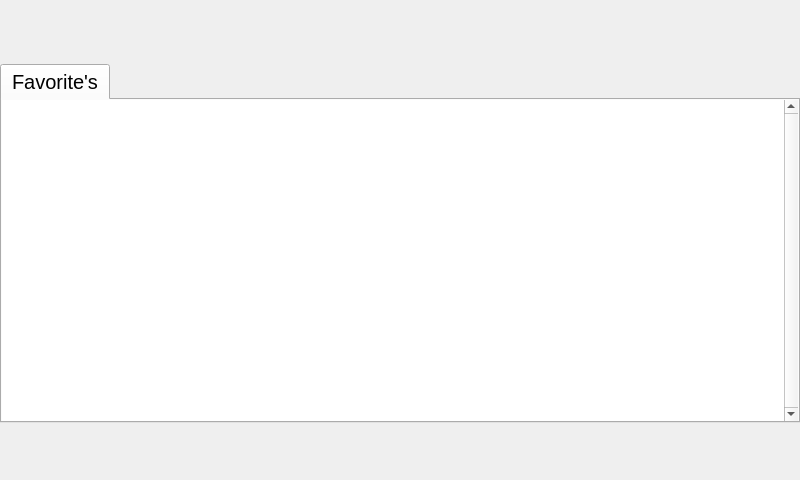
<?xml version="1.0" encoding="UTF-8"?>
<ui version="4.0">
 <class>FavoriteWindow</class>
 <widget class="QWidget" name="FavoriteWindow">
  <property name="windowModality">
   <enum>Qt::NonModal</enum>
  </property>
  <property name="geometry">
   <rect>
    <x>0</x>
    <y>0</y>
    <width>800</width>
    <height>480</height>
   </rect>
  </property>
  <property name="sizePolicy">
   <sizepolicy hsizetype="Maximum" vsizetype="Maximum">
    <horstretch>0</horstretch>
    <verstretch>0</verstretch>
   </sizepolicy>
  </property>
  <property name="maximumSize">
   <size>
    <width>855</width>
    <height>661</height>
   </size>
  </property>
  <property name="font">
   <font>
    <pointsize>15</pointsize>
   </font>
  </property>
  <property name="contextMenuPolicy">
   <enum>Qt::PreventContextMenu</enum>
  </property>
  <property name="windowTitle">
   <string>Smart Shop</string>
  </property>
  <property name="dockNestingEnabled" stdset="0">
   <bool>false</bool>
  </property>
  <property name="unifiedTitleAndToolBarOnMac" stdset="0">
   <bool>false</bool>
  </property>
  <layout class="QGridLayout" name="gridLayout" columnstretch="1,1,1">
   <property name="leftMargin">
    <number>0</number>
   </property>
   <property name="topMargin">
    <number>0</number>
   </property>
   <property name="rightMargin">
    <number>0</number>
   </property>
   <property name="bottomMargin">
    <number>0</number>
   </property>
   <property name="spacing">
    <number>0</number>
   </property>
   <item row="2" column="0" colspan="3">
    <layout class="QGridLayout" name="gridLayout_5" columnstretch="1,1,1">
     <property name="leftMargin">
      <number>0</number>
     </property>
     <property name="rightMargin">
      <number>0</number>
     </property>
     <property name="bottomMargin">
      <number>0</number>
     </property>
     <item row="0" column="0">
      <layout class="QHBoxLayout" name="horizontalLayout_2">
       <property name="leftMargin">
        <number>5</number>
       </property>
       <property name="rightMargin">
        <number>5</number>
       </property>
       <item>
        <widget class="TouchButton" name="backBtn">
         <property name="sizePolicy">
          <sizepolicy hsizetype="Fixed" vsizetype="Fixed">
           <horstretch>0</horstretch>
           <verstretch>0</verstretch>
          </sizepolicy>
         </property>
         <property name="minimumSize">
          <size>
           <width>64</width>
           <height>64</height>
          </size>
         </property>
         <property name="maximumSize">
          <size>
           <width>64</width>
           <height>64</height>
          </size>
         </property>
         <property name="styleSheet">
          <string notr="true">background-color: transparent;
border: 0;</string>
         </property>
         <property name="text">
          <string/>
         </property>
         <property name="icon">
          <iconset resource="../Resource_BY.qrc">
           <normaloff>:/Icons/Icons/BlueBackIcon_Finished.png</normaloff>:/Icons/Icons/BlueBackIcon_Finished.png</iconset>
         </property>
         <property name="iconSize">
          <size>
           <width>64</width>
           <height>64</height>
          </size>
         </property>
        </widget>
       </item>
       <item>
        <spacer name="horizontalSpacer">
         <property name="orientation">
          <enum>Qt::Horizontal</enum>
         </property>
         <property name="sizeHint" stdset="0">
          <size>
           <width>214</width>
           <height>20</height>
          </size>
         </property>
        </spacer>
       </item>
      </layout>
     </item>
     <item row="0" column="1">
      <widget class="TouchButton" name="homeBtn">
       <property name="sizePolicy">
        <sizepolicy hsizetype="Fixed" vsizetype="Maximum">
         <horstretch>0</horstretch>
         <verstretch>0</verstretch>
        </sizepolicy>
       </property>
       <property name="styleSheet">
        <string notr="true">background-color: transparent;
border: 0;</string>
       </property>
       <property name="text">
        <string/>
       </property>
       <property name="icon">
        <iconset resource="../Resource_BY.qrc">
         <normaloff>:/Icons/Icons/SSLogo_No_Background.png</normaloff>:/Icons/Icons/SSLogo_No_Background.png</iconset>
       </property>
       <property name="iconSize">
        <size>
         <width>256</width>
         <height>64</height>
        </size>
       </property>
       <property name="checkable">
        <bool>false</bool>
       </property>
       <property name="checked">
        <bool>false</bool>
       </property>
      </widget>
     </item>
     <item row="0" column="2">
      <spacer name="horizontalSpacer_5">
       <property name="orientation">
        <enum>Qt::Horizontal</enum>
       </property>
       <property name="sizeHint" stdset="0">
        <size>
         <width>260</width>
         <height>63</height>
        </size>
       </property>
      </spacer>
     </item>
    </layout>
   </item>
   <item row="4" column="0">
    <spacer name="horizontalSpacer_4">
     <property name="orientation">
      <enum>Qt::Horizontal</enum>
     </property>
     <property name="sizeHint" stdset="0">
      <size>
       <width>40</width>
       <height>20</height>
      </size>
     </property>
    </spacer>
   </item>
   <item row="3" column="0" colspan="3">
    <widget class="QTabWidget" name="categoryTabWidget">
     <property name="sizePolicy">
      <sizepolicy hsizetype="Expanding" vsizetype="Expanding">
       <horstretch>0</horstretch>
       <verstretch>0</verstretch>
      </sizepolicy>
     </property>
     <property name="font">
      <font>
       <pointsize>15</pointsize>
       <weight>50</weight>
       <italic>false</italic>
       <bold>false</bold>
       <underline>false</underline>
       <kerning>true</kerning>
      </font>
     </property>
     <property name="acceptDrops">
      <bool>true</bool>
     </property>
     <property name="styleSheet">
      <string notr="true"/>
     </property>
     <property name="currentIndex">
      <number>0</number>
     </property>
     <property name="usesScrollButtons">
      <bool>true</bool>
     </property>
     <property name="documentMode">
      <bool>false</bool>
     </property>
     <property name="movable">
      <bool>false</bool>
     </property>
     <widget class="QWidget" name="favoritesTab">
      <attribute name="title">
       <string>Favorite's</string>
      </attribute>
      <layout class="QGridLayout" name="gridLayout_4">
       <property name="leftMargin">
        <number>0</number>
       </property>
       <property name="topMargin">
        <number>0</number>
       </property>
       <property name="rightMargin">
        <number>0</number>
       </property>
       <property name="bottomMargin">
        <number>0</number>
       </property>
       <property name="spacing">
        <number>0</number>
       </property>
       <item row="0" column="0">
        <widget class="TileView" name="favoritesTableView">
         <property name="sizePolicy">
          <sizepolicy hsizetype="Expanding" vsizetype="Expanding">
           <horstretch>0</horstretch>
           <verstretch>0</verstretch>
          </sizepolicy>
         </property>
         <property name="font">
          <font>
           <family>Segoe UI</family>
           <pointsize>15</pointsize>
          </font>
         </property>
         <property name="styleSheet">
          <string notr="true"/>
         </property>
         <property name="frameShape">
          <enum>QFrame::NoFrame</enum>
         </property>
         <property name="frameShadow">
          <enum>QFrame::Plain</enum>
         </property>
         <property name="lineWidth">
          <number>0</number>
         </property>
         <property name="verticalScrollBarPolicy">
          <enum>Qt::ScrollBarAlwaysOn</enum>
         </property>
         <property name="horizontalScrollBarPolicy">
          <enum>Qt::ScrollBarAlwaysOff</enum>
         </property>
         <property name="sizeAdjustPolicy">
          <enum>QAbstractScrollArea::AdjustIgnored</enum>
         </property>
         <property name="autoScroll">
          <bool>true</bool>
         </property>
         <property name="editTriggers">
          <set>QAbstractItemView::NoEditTriggers</set>
         </property>
         <property name="dragEnabled">
          <bool>true</bool>
         </property>
         <property name="dragDropMode">
          <enum>QAbstractItemView::DragDrop</enum>
         </property>
         <property name="defaultDropAction">
          <enum>Qt::ActionMask</enum>
         </property>
         <property name="alternatingRowColors">
          <bool>true</bool>
         </property>
         <property name="selectionMode">
          <enum>QAbstractItemView::MultiSelection</enum>
         </property>
         <property name="textElideMode">
          <enum>Qt::ElideRight</enum>
         </property>
         <property name="verticalScrollMode">
          <enum>QAbstractItemView::ScrollPerPixel</enum>
         </property>
         <property name="horizontalScrollMode">
          <enum>QAbstractItemView::ScrollPerPixel</enum>
         </property>
         <property name="showGrid">
          <bool>true</bool>
         </property>
         <property name="wordWrap">
          <bool>true</bool>
         </property>
         <attribute name="horizontalHeaderVisible">
          <bool>false</bool>
         </attribute>
         <attribute name="horizontalHeaderDefaultSectionSize">
          <number>165</number>
         </attribute>
         <attribute name="verticalHeaderVisible">
          <bool>false</bool>
         </attribute>
         <attribute name="verticalHeaderDefaultSectionSize">
          <number>90</number>
         </attribute>
        </widget>
       </item>
      </layout>
     </widget>
    </widget>
   </item>
   <item row="4" column="1">
    <widget class="QWidget" name="floatingBtnWidget" native="true">
     <property name="styleSheet">
      <string notr="true">background-color: rgba(0,0,0,0);</string>
     </property>
     <layout class="QHBoxLayout" name="horizontalLayout">
      <property name="spacing">
       <number>20</number>
      </property>
      <property name="leftMargin">
       <number>0</number>
      </property>
      <property name="topMargin">
       <number>3</number>
      </property>
      <property name="rightMargin">
       <number>0</number>
      </property>
      <property name="bottomMargin">
       <number>6</number>
      </property>
      <item>
       <widget class="TouchButton" name="addBtn">
        <property name="sizePolicy">
         <sizepolicy hsizetype="Fixed" vsizetype="Fixed">
          <horstretch>0</horstretch>
          <verstretch>0</verstretch>
         </sizepolicy>
        </property>
        <property name="minimumSize">
         <size>
          <width>48</width>
          <height>48</height>
         </size>
        </property>
        <property name="maximumSize">
         <size>
          <width>48</width>
          <height>48</height>
         </size>
        </property>
        <property name="styleSheet">
         <string notr="true">background-color: transparent; border: 0;</string>
        </property>
        <property name="text">
         <string/>
        </property>
        <property name="icon">
         <iconset resource="../Resource_BY.qrc">
          <normaloff>:/Icons/Icons/GreenPlusIcon_Finished.png</normaloff>:/Icons/Icons/GreenPlusIcon_Finished.png</iconset>
        </property>
        <property name="iconSize">
         <size>
          <width>48</width>
          <height>48</height>
         </size>
        </property>
       </widget>
      </item>
      <item>
       <widget class="TouchButton" name="removeBtn">
        <property name="sizePolicy">
         <sizepolicy hsizetype="Fixed" vsizetype="Fixed">
          <horstretch>0</horstretch>
          <verstretch>0</verstretch>
         </sizepolicy>
        </property>
        <property name="minimumSize">
         <size>
          <width>48</width>
          <height>48</height>
         </size>
        </property>
        <property name="maximumSize">
         <size>
          <width>48</width>
          <height>48</height>
         </size>
        </property>
        <property name="styleSheet">
         <string notr="true">background-color: transparent;
border: 0;</string>
        </property>
        <property name="text">
         <string/>
        </property>
        <property name="icon">
         <iconset resource="../Resource_BY.qrc">
          <normaloff>:/Icons/Icons/RedMinusIcon_Finished.png</normaloff>:/Icons/Icons/RedMinusIcon_Finished.png</iconset>
        </property>
        <property name="iconSize">
         <size>
          <width>48</width>
          <height>48</height>
         </size>
        </property>
       </widget>
      </item>
     </layout>
    </widget>
   </item>
   <item row="4" column="2">
    <layout class="QHBoxLayout" name="horizontalLayout_3">
     <item>
      <spacer name="horizontalSpacer_3">
       <property name="orientation">
        <enum>Qt::Horizontal</enum>
       </property>
       <property name="sizeHint" stdset="0">
        <size>
         <width>40</width>
         <height>20</height>
        </size>
       </property>
      </spacer>
     </item>
     <item>
      <widget class="TouchButton" name="listAddBtn">
       <property name="sizePolicy">
        <sizepolicy hsizetype="Fixed" vsizetype="Fixed">
         <horstretch>0</horstretch>
         <verstretch>0</verstretch>
        </sizepolicy>
       </property>
       <property name="minimumSize">
        <size>
         <width>48</width>
         <height>48</height>
        </size>
       </property>
       <property name="maximumSize">
        <size>
         <width>48</width>
         <height>48</height>
        </size>
       </property>
       <property name="focusPolicy">
        <enum>Qt::StrongFocus</enum>
       </property>
       <property name="styleSheet">
        <string notr="true">background-color: transparent;
border: 0;r</string>
       </property>
       <property name="text">
        <string/>
       </property>
       <property name="icon">
        <iconset resource="../Resource_BY.qrc">
         <normaloff>:/Icons/Icons/EditIcon_Finished.png</normaloff>:/Icons/Icons/EditIcon_Finished.png</iconset>
       </property>
       <property name="iconSize">
        <size>
         <width>48</width>
         <height>48</height>
        </size>
       </property>
      </widget>
     </item>
     <item>
      <spacer name="horizontalSpacer_2">
       <property name="orientation">
        <enum>Qt::Horizontal</enum>
       </property>
       <property name="sizeHint" stdset="0">
        <size>
         <width>40</width>
         <height>20</height>
        </size>
       </property>
      </spacer>
     </item>
    </layout>
   </item>
  </layout>
 </widget>
 <customwidgets>
  <customwidget>
   <class>TouchButton</class>
   <extends>QPushButton</extends>
   <header>Widgets/touchButton.h</header>
  </customwidget>
  <customwidget>
   <class>TileView</class>
   <extends>QTableView</extends>
   <header>Widgets/tileView.h</header>
  </customwidget>
 </customwidgets>
 <resources>
  <include location="../Resource_BY.qrc"/>
  <include location="../QDarkStylesheet/style.qrc"/>
 </resources>
 <connections/>
</ui>
